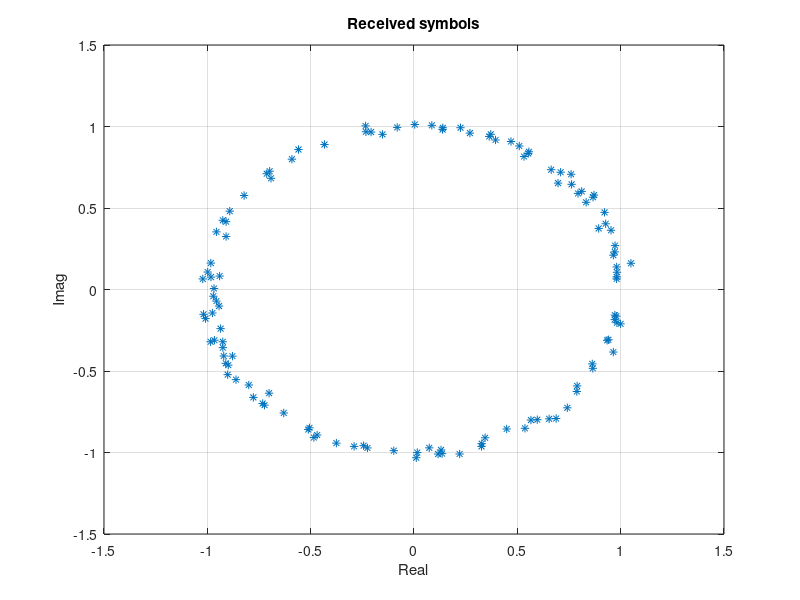
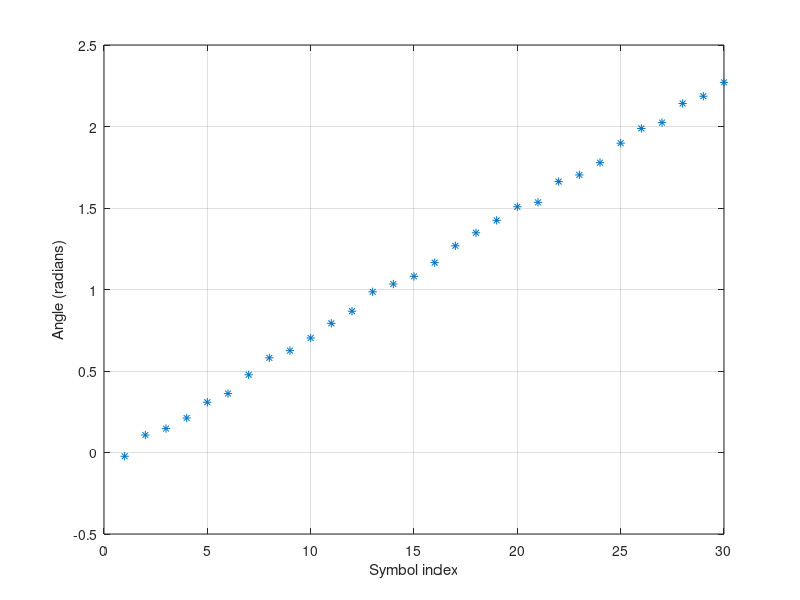
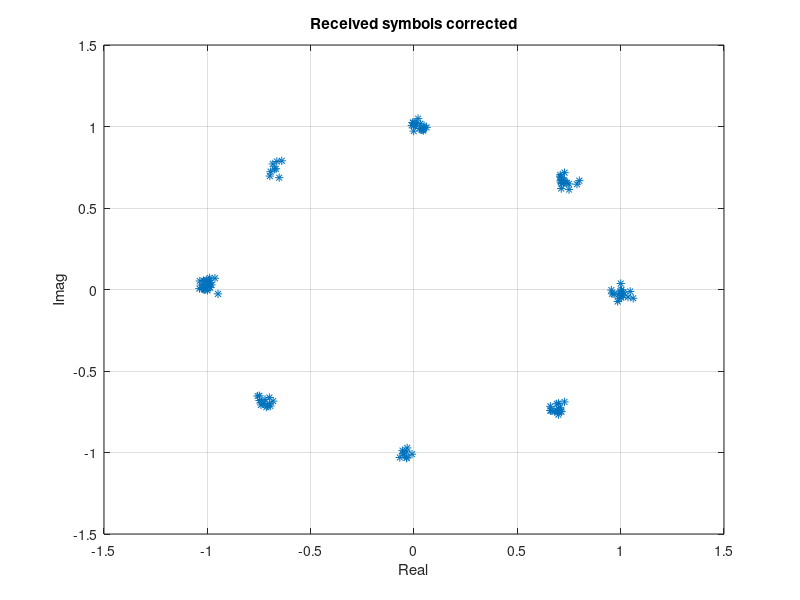

Recreate these plots in MATLAB, in order.
% Rotating constellation

clear all; close all; clc;

load data

% plot the received data
figure(1);
plot(received,'*');
xlabel('Real');
ylabel('Imag');
title('Received symbols');
grid on;

l = length(preamble);

% get the received preamble
rPreamble = received(1:l);

% compute the rotations over the preamble
rotations = rPreamble.*conj(preamble)

% plot the rotations, to see if they increase linearly
figure(2);
plot(angle(rotations),'*');
xlabel('Symbol index');
ylabel('Angle (radians)');
grid on;

% compute the rotation step
differences = diff(angle(rotations));
averageIncrement = mean(differences);

% compensation sequence
compensations = exp(-1i*averageIncrement*[0:length(received)-1]);

% compensate for the rotations
rx_data_corrected = received.*compensations;

% plot the corrected symbols
figure(3);
plot(rx_data_corrected,'*');
xlabel('Real');
ylabel('Imag');
title('Received symbols corrected');
grid on;